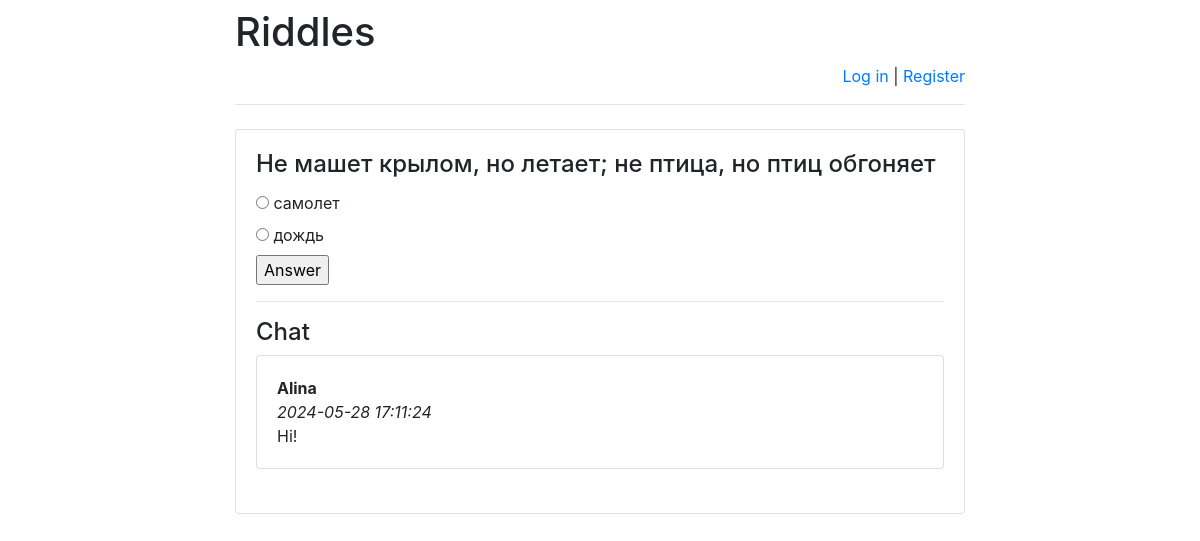
The page /riddles/3/ on the database its author committed.
### riddles/models.py (models this page shows)
class Riddle(models.Model):
    riddle_text = models.CharField(max_length=255)
    pub_date = models.DateTimeField('date published')

class Option(models.Model):
    riddle = models.ForeignKey(Riddle, on_delete=models.CASCADE)
    text = models.CharField(max_length=255)
    correct = models.BooleanField(default=False)

class Message(models.Model):
    chat = models.ForeignKey(
        Riddle,
        verbose_name='Чат под загадкой',
        on_delete=models.CASCADE)
    author = models.ForeignKey(
        User,
        verbose_name='Пользователь', on_delete=models.CASCADE)
    message = models.TextField('Сообщение')
    pub_date = models.DateTimeField(
        'Дата сообщения',
        default=timezone.now)

### riddles/views.py (the view)
# urls.py: re_path('^([0-9]+)/$', views.detail, name='detail'),
def detail(request, riddle_id):
    error_message = None
    if "error_message" in request.GET:
        error_message = request.GET["error_message"]
    return render(
        request,
        "answer.html",
        {
            "riddle": get_object_or_404(
                Riddle, pk=riddle_id),
            "error_message": error_message,
            "latest_messages":
                Message.objects
                .filter(chat_id=riddle_id)
                .order_by('-pub_date')[:5]
        }
    )

### templates/answer.html (shortened to what this page needs)
{% extends 'base.html' %}
{% block main %}
    <h4 class="card-title">{{ riddle.riddle_text }}</h4>
    <form action="answer/" method="post">
        {% for option in riddle.option_set.all %}
            <input type="radio" name="option"
                   id="option{{ forloop.counter }}"
                   value="{{ option.id }}"/>
            <label for="option{{ forloop.counter }}">
                {{ option.text }}
            </label><br>
        {% endfor %}
        <input type="submit" value="Answer"/>
    </form>
    <hr>
    <h4>Chat</h4>
    <div id="history">
        {% for message in latest_messages %}
            <div class="card">
                <div class="card-body">
                    <strong>
                        {{ message.author.username }}
                    </strong>
                    <br/>
                    <em>
                        {{ message.pub_date|date:'Y-m-d H:i:s' }}
                    </em>
                    <br/>
                    {{ message.message }}
                </div>
            </div>
            <br/>
        {% endfor %}
    </div>
{% endblock %}

### rows shown on the page
Riddle: riddle_text "Не машет крылом, но летает; не птица, но птиц обгоняет"
Option: text "самолет"
Option: text "дождь"
Message: author.username "Alina", pub_date "2024-05-28 17:11:24", message "Hi!"
